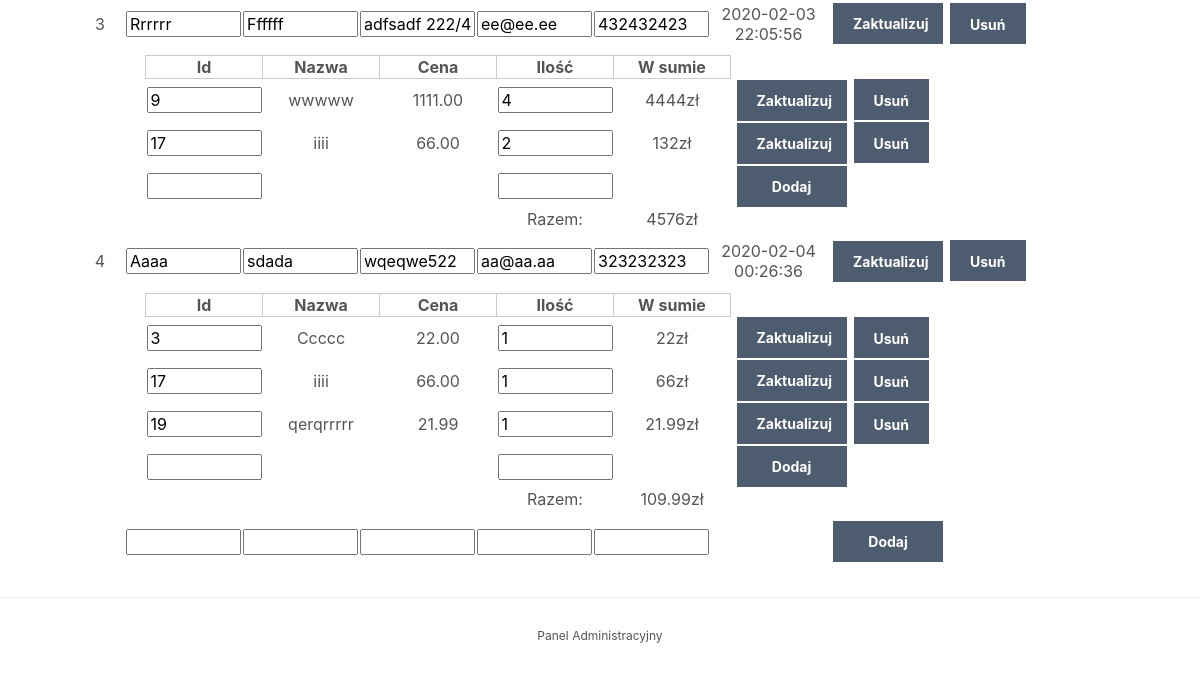
Page /index.php?page=zamowienia (signed in, lower part) on the earlier database version.
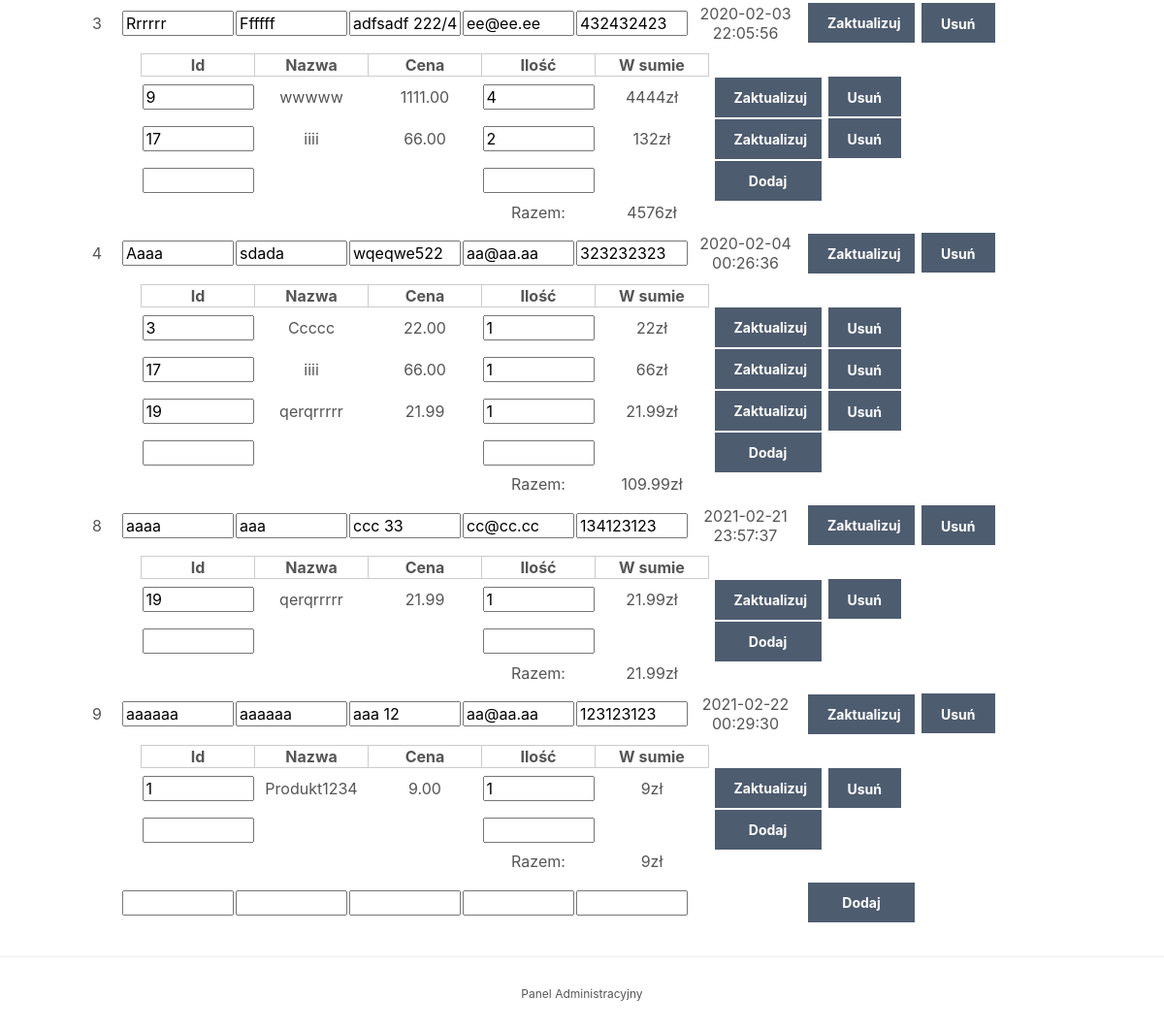
Same page on the later database version.
### tables this page shows
CREATE TABLE `zamowienia` (
  `id` int(11) NOT NULL AUTO_INCREMENT,
  `login` varchar(31) NOT NULL,
  `imie` varchar(200) NOT NULL,
  `nazwisko` varchar(200) NOT NULL,
  `city` text NOT NULL,
  `adres` text NOT NULL,
  `zip` char(10) NOT NULL,
  `email` text NOT NULL,
  `telefon` int(11) NOT NULL,
  `status` text NOT NULL DEFAULT 'pending',
  `data` datetime NOT NULL DEFAULT current_timestamp(),
  PRIMARY KEY (`id`),
  KEY `id` (`id`),
  KEY `login` (`login`),
  CONSTRAINT `zamowienia_ibfk_1` FOREIGN KEY (`login`) REFERENCES `users` (`login`) ON DELETE CASCADE ON UPDATE CASCADE
);

CREATE TABLE `zamowienia_produkty` (
  `zam_id` int(11) NOT NULL,
  `prod_id` int(11) NOT NULL,
  `ilosc_prod` int(11) NOT NULL,
  KEY `zam_id` (`zam_id`),
  KEY `prod_id` (`prod_id`),
  CONSTRAINT `zamowienia_produkty_ibfk_1` FOREIGN KEY (`zam_id`) REFERENCES `zamowienia` (`id`) ON DELETE CASCADE ON UPDATE CASCADE,
  CONSTRAINT `zamowienia_produkty_ibfk_2` FOREIGN KEY (`prod_id`) REFERENCES `produkty` (`id`) ON UPDATE CASCADE
);

CREATE TABLE `produkty` (
  `id` int(11) NOT NULL AUTO_INCREMENT,
  `nazwa` varchar(200) NOT NULL,
  `cena` decimal(7,2) NOT NULL,
  `opis` text NOT NULL,
  `img` text NOT NULL,
  `data` datetime NOT NULL DEFAULT current_timestamp(),
  PRIMARY KEY (`id`),
  KEY `id` (`id`)
);

### index.php (called while the page is built, shortened)
<?php
include 'funkcje.php';
$page = isset($_GET['page']) && file_exists($_GET['page'] . '.php') ? $_GET['page'] : 'home';
include $page . '.php';
?>

### zamowienia.php (the view, shortened to what this page needs)
<?php
$polecenie = $pdo->prepare('SELECT * FROM zamowienia');
$polecenie->execute();
$zamowienia = $polecenie->fetchAll(PDO::FETCH_ASSOC);
$polecenie = $pdo->prepare('SELECT MAX(id) FROM produkty');
$polecenie->execute();
$max_id = $polecenie->fetch(PDO::FETCH_ASSOC);
$max_id = array_pop($max_id);
?>
<?=template_header_adm('Panel administracyjny')?>
<div class='content-wrapper zamowienia'>
    <?php foreach($zamowienia as $zamowienie): ?>
    <table>
            <tr>
                <form method="post" action="index.php?page=zamowienia">
                <td><?=$zamowienie['id'] ?></td>
                <td><input type="text" name="imie" value="<?=$zamowienie['imie'] ?>"></td>
                <td><input type="text" name="nazwisko" value="<?=$zamowienie['nazwisko'] ?>"></td>
                <td><input type="text" name="adres" value="<?=$zamowienie['adres'] ?>"></td>
                <td><input type="text" name="email" value="<?=$zamowienie['email'] ?>"></td>
                <td><input type="number" name="telefon" value="<?=$zamowienie['telefon'] ?>"></td>
                <td><?=$zamowienie['data'] ?></td>
                <td><button type="submit" name="update" value="<?=$zamowienie['id'] ?>">Zaktualizuj</button></td>
                </form>
                <td><a class="button" href="index.php?page=zamowienia&remove=<?=$zamowienie['id'] ?>">Usuń</a></td>
            </tr>
    </table>
    <table class='produkty'>
        <tr class='naglowek_tabeli'>
            <th>Id</th>
            <th>Nazwa</th>
            <th>Cena</th>
            <th>Ilość</th>
            <th>W sumie</th>
            <th class="zaktualizuj"></th>
            <th class="usun"></th>
        </tr>
        <?php
        $polecenie = $pdo->prepare('SELECT * FROM zamowienia_produkty WHERE zam_id=?');
        $polecenie->execute([$zamowienie['id']]);
        $produkty = $polecenie->fetchAll(PDO::FETCH_ASSOC);
        $wSumie = 0;
        ?>
        <?php foreach($produkty as $produkt):?>
            <?php
            $polecenie = $pdo->prepare('SELECT * FROM produkty WHERE id=?');
            $polecenie->execute([$produkt['prod_id']]);
            $reszta_produktow = $polecenie->fetchAll(PDO::FETCH_ASSOC);
            ?>
            <?php foreach($reszta_produktow as $reszta_produktu): ?>
            <tr>
                <form method="post" action="index.php?page=zamowienia">
                <td><input type="number" name="prod_id" min="1" max="<?=$max_id ?>" value="<?= $produkt['prod_id']?>"></td>
                <td><?= $reszta_produktu['nazwa']?></td>
                <td><?= $reszta_produktu['cena']?></td>
                <td><input type="number" name="ilosc_prod" min="1" value="<?= $produkt['ilosc_prod']?>"></td>
                <td><?php echo $produkt['ilosc_prod']*$reszta_produktu['cena'];
                $wSumie += $produkt['ilosc_prod']*$reszta_produktu['cena'];?>&#122;&#322;</td>
                <td><button type="submit" name="update_prod" value="<?=$produkt['prod_id'] ?>">Zaktualizuj</button></td>
                </form>
                <td><a class="button" href="index.php?page=zamowienia&remove_prod=<?=$produkt['prod_id'] ?>&zam_id=<?= $zamowienie['id'] ?>">Usuń</a></td>
            </tr>
            <?php endforeach; ?>
        <?php endforeach; ?>
            <tr>
                <form method="post" action="index.php?page=zamowienia">
                <td><input type="number" name="prod_id" max="<?=$max_id ?>" min="1"></td>
                <td></td>
                <td></td>
                <td><input type="number" name="ilosc_prod" min="1"></td>
                <td></td>
                <td><button type="submit" name="add_prod">Dodaj</button></td>
                </form>
                <td></td>
            </tr>
            <tr>
                <td></td>
                <td></td>
                <td></td>
                <td>Razem:</td>
                <td><?= $wSumie; ?>&#122;&#322;</td>
                <td></td>
                <td></td>
            </tr>
    </table>
    <?php endforeach; ?>
    <table>
            <tr>
                <form method="post" action="index.php?page=zamowienia">
                <td></td>
                <td><input type="text" name="imie" value=""></td>
                <td><input type="text" name="nazwisko" value=""></td>
                <td><input type="text" name="adres" value=""></td>
                <td><input type="text" name="email" value=""></td>
                <td><input type="number" name="telefon" value=""></td>
                <td></td>
                <td><button type="submit" name="add">Dodaj</button></td>
                </form>
                <td></td>
            </tr>
    </table>
</div>
<?=template_footer()?>

Differences in the rows shown:
added zamowienia: id "8", imie "aaaa", nazwisko "aaa", adres "ccc 33", email "cc@cc.cc", telefon "134123123", data "2021-02-21 23:57:37", wSumie "21.99", produkty (nazwa "qerqrrrrr", cena "21.99")
added zamowienia_produkty: prod_id "19", ilosc_prod "1", $produkt['ilosc_prod']*$reszta_produktu['cena'] "21.99", produkty (nazwa "qerqrrrrr", cena "21.99")
added zamowienia: id "9", imie "aaaaaa", nazwisko "aaaaaa", adres "aaa 12", email "aa@aa.aa", telefon "123123123", data "2021-02-22 00:29:30", wSumie "9"
added zamowienia_produkty: prod_id "1", ilosc_prod "1", $produkt['ilosc_prod']*$reszta_produktu['cena'] "9"
now on this page (row unchanged): produkty: nazwa "Produkt1234", cena "9.00"
